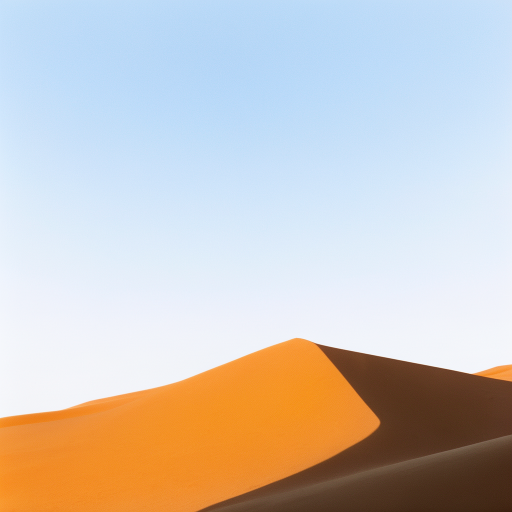
#> input picture output/batch_july27/individual/p1_bar.png, 1024 x 1024 px (shown at 1/2 size); its folder holds 4 pictures in this run
$ python generate.py
#> lines starting #> are read from the running program, lines starting #| are printed output that depends on the picture
#!/usr/bin/env python3
"""
Lammah - Guess the Picture Batch Generator
Generates individual puzzle images via ComfyUI and composes final boards.
"""

import json
import time
import uuid
import urllib.request
import urllib.parse
import os
import io
from PIL import Image, ImageDraw, ImageFont

COMFYUI_URL = "http://127.0.0.1:8188"
OUTPUT_DIR = os.path.dirname(os.path.abspath(__file__))
INDIVIDUAL_DIR = os.path.join(OUTPUT_DIR, "individual")
BOARDS_DIR = os.path.join(OUTPUT_DIR, "boards")

# ─── Puzzle Definitions ───────────────────────────────────────────────

PUZZLES = [
    {
        "id": 1,
        "answer": "برميل",
        "difficulty": "easy",
        "acceptedAnswers": ["برميل"],
        "puzzleType": "exact",
        "parts": [
            {
                "intendedArabicWord": "بر",
                "englishPrompt": "A vast Arabian desert landscape with golden sand dunes stretching to the horizon under bright blue sky, photorealistic, studio lighting, clean white background, single dominant subject, high clarity, no text, no watermark",
                "filename": "p1_bar",
            },
            {
                "intendedArabicWord": "ميل",
                "englishPrompt": "A traditional Arabic reed calligraphy pen (qalam) with a sharp pointed tip, lying on a clean white surface, photorealistic, bright studio lighting, clean white background, single dominant subject, high clarity, no text, no watermark",
                "filename": "p1_myl",
            },
        ],
    },
    {
        "id": 2,
        "answer": "سلسلة",
        "difficulty": "hard",
        "acceptedAnswers": ["سلسلة"],
        "puzzleType": "exact",
        "parts": [
            {
                "intendedArabicWord": "سل",
                "englishPrompt": "A human hand extended forward with palm up in a beckoning gesture as if inviting someone to come closer, photorealistic, bright studio lighting, clean white background, single dominant subject, high clarity, no text, no watermark",
                "filename": "p2_sil",
            },
            {
                "intendedArabicWord": "سلة",
                "englishPrompt": "A woven wicker basket with handle, empty, placed on a clean surface, photorealistic, bright studio lighting, clean white background, single dominant subject, high clarity, no text, no watermark",
                "filename": "p2_sila",
            },
        ],
    },
    {
        "id": 3,
        "answer": "حقيبة يد",
        "difficulty": "easy",
        "acceptedAnswers": ["حقيبة يد", "حقيبة اليد"],
        "puzzleType": "phrase",
        "parts": [
            {
                "intendedArabicWord": "حقيبة",
                "englishPrompt": "A stylish leather handbag purse on a clean surface, photorealistic, bright studio lighting, clean white background, single dominant subject, high clarity, no text, no watermark",
                "filename": "p3_haqiba",
            },
            {
                "intendedArabicWord": "يد",
                "englishPrompt": "A single human hand shown palm facing forward with fingers spread, photorealistic, bright studio lighting, clean white background, single dominant subject, high clarity, no text, no watermark",
                "filename": "p3_yad",
            },
        ],
    },
    {
        "id": 4,
        "answer": "نور عين",
        "difficulty": "easy",
        "acceptedAnswers": ["نور عين", "نور عيني"],
        "puzzleType": "phrase",
        "parts": [
            {
                "intendedArabicWord": "نور",
                "englishPrompt": "A bright glowing light source emitting warm golden rays of light against a dark background, photorealistic, dramatic lighting, clean composition, single dominant subject, high clarity, no text, no watermark",
                "filename": "p4_nur",
            },
            {
                "intendedArabicWord": "عين",
                "englishPrompt": "A close-up of a beautiful human eye with detailed iris and eyelashes, photorealistic, bright studio lighting, clean white background, single dominant subject, high clarity, no text, no watermark",
                "filename": "p4_ayn",
            },
        ],
    },
    {
        "id": 5,
        "answer": "بيت مال",
        "difficulty": "medium",
        "acceptedAnswers": ["بيت مال", "بيت المال"],
        "puzzleType": "phrase",
        "parts": [
            {
                "intendedArabicWord": "بيت",
                "englishPrompt": "A beautiful residential house with a pitched roof and windows, exterior view, photorealistic, bright daylight, clean white background, single dominant subject, high clarity, no text, no watermark",
                "filename": "p5_bayt",
            },
            {
                "intendedArabicWord": "مال",
                "englishPrompt": "A pile of shiny gold coins stacked neatly, photorealistic, bright studio lighting, clean white background, single dominant subject, high clarity, no text, no watermark",
                "filename": "p5_mal",
            },
        ],
    },
    {
        "id": 6,
        "answer": "عيد ميلاد سعيد",
        "difficulty": "medium",
        "acceptedAnswers": ["عيد ميلاد سعيد", "عيدميلادسعيد"],
        "puzzleType": "phrase",
        "parts": [
            {
                "intendedArabicWord": "عيد",
                "englishPrompt": "Festive celebration decorations with colorful balloons and streamers, photorealistic, bright studio lighting, clean white background, single dominant subject, high clarity, no text, no watermark",
                "filename": "p6_eid",
            },
            {
                "intendedArabicWord": "ميلاد",
                "englishPrompt": "A newborn baby wrapped in a soft white blanket, photorealistic, bright soft studio lighting, clean white background, single dominant subject, high clarity, no text, no watermark",
                "filename": "p6_milad",
            },
            {
                "intendedArabicWord": "سعيد",
                "englishPrompt": "A person with a big genuine happy smile on their face, photorealistic, bright studio lighting, clean white background, single dominant subject, high clarity, no text, no watermark",
                "filename": "p6_saeed",
            },
        ],
    },
    {
        "id": 7,
        "answer": "وجه قمر",
        "difficulty": "medium",
        "acceptedAnswers": ["وجه قمر", "وجه القمر"],
        "puzzleType": "phrase",
        "parts": [
            {
                "intendedArabicWord": "وجه",
                "englishPrompt": "A beautiful human face shown from the front with clear features, photorealistic, bright studio lighting, clean white background, single dominant subject, high clarity, no text, no watermark",
                "filename": "p7_wajh",
            },
            {
                "intendedArabicWord": "قمر",
                "englishPrompt": "A full bright moon glowing in a dark night sky, photorealistic, dramatic lighting, clean composition, single dominant subject, high clarity, no text, no watermark",
                "filename": "p7_qamar",
            },
        ],
    },
    {
        "id": 8,
        "answer": "فنجان قهوة",
        "difficulty": "easy",
        "acceptedAnswers": ["فنجان قهوة", "فنجان القهوة"],
        "puzzleType": "phrase",
        "parts": [
            {
                "intendedArabicWord": "فنجان",
                "englishPrompt": "An elegant ceramic coffee cup on a saucer, empty, photorealistic, bright studio lighting, clean white background, single dominant subject, high clarity, no text, no watermark",
                "filename": "p8_fenjan",
            },
            {
                "intendedArabicWord": "قهوة",
                "englishPrompt": "A cup filled with dark aromatic coffee with crema on top, steam rising, photorealistic, bright studio lighting, clean white background, single dominant subject, high clarity, no text, no watermark",
                "filename": "p8_qahwa",
            },
        ],
    },
    {
        "id": 9,
        "answer": "ساعة حائط",
        "difficulty": "medium",
        "acceptedAnswers": ["ساعة حائط", "ساعة الحائط"],
        "puzzleType": "phrase",
        "parts": [
            {
                "intendedArabicWord": "ساعة",
                "englishPrompt": "A round analog wall clock with clear numbers and hands showing time, photorealistic, bright studio lighting, clean white background, single dominant subject, high clarity, no text, no watermark",
                "filename": "p9_saa",
            },
            {
                "intendedArabicWord": "حائط",
                "englishPrompt": "A plain white interior wall with subtle texture, photorealistic, bright studio lighting, clean composition, single dominant subject, high clarity, no text, no watermark",
                "filename": "p9_hayt",
            },
        ],
    },
    {
        "id": 10,
        "answer": "قلم حبر",
        "difficulty": "medium",
        "acceptedAnswers": ["قلم حبر", "قلم الحبر"],
        "puzzleType": "phrase",
        "parts": [
            {
                "intendedArabicWord": "قلم",
                "englishPrompt": "A sleek fountain pen with gold nib, photorealistic, bright studio lighting, clean white background, single dominant subject, high clarity, no text, no watermark",
                "filename": "p10_qalam",
            },
            {
                "intendedArabicWord": "حبر",
                "englishPrompt": "A bottle of dark blue ink with the cap off, photorealistic, bright studio lighting, clean white background, single dominant subject, high clarity, no text, no watermark",
                "filename": "p10_hibr",
            },
        ],
    },
]


# ─── ComfyUI Workflow Builder ──────────────────────────────────────────

def build_workflow(prompt_text, seed, width=768, height=768, steps=8, cfg=1.0):
    """Build a ComfyUI API workflow for Flux image generation."""
    client_id = str(uuid.uuid4())

    workflow = {
        "3": {
            "class_type": "UNETLoader",
            "inputs": {
                "unet_name": "flux-2-klein-base-4b.safetensors",
                "weight_dtype": "default",
            },
        },
        "4": {
            "class_type": "CLIPLoader",
            "inputs": {
                "clip_name": "qwen_3_4b.safetensors",
                "type": "flux2",
            },
        },
        "5": {
            "class_type": "VAELoader",
            "inputs": {
                "vae_name": "flux2-vae.safetensors",
            },
        },
        "6": {
            "class_type": "CLIPTextEncode",
            "inputs": {
                "text": prompt_text,
                "clip": ["4", 0],
            },
        },
        "7": {
            "class_type": "EmptyLatentImage",
            "inputs": {
                "width": width,
                "height": height,
                "batch_size": 1,
            },
        },
        "8": {
            "class_type": "ModelSamplingFlux",
            "inputs": {
                "model": ["3", 0],
                "max_shift": 1.15,
                "base_shift": 0.5,
                "width": width,
                "height": height,
            },
        },
        "9": {
            "class_type": "KSampler",
            "inputs": {
                "model": ["8", 0],
                "seed": seed,
                "steps": steps,
                "cfg": cfg,
                "sampler_name": "euler",
                "scheduler": "simple",
                "denoise": 1.0,
                "latent_image": ["7", 0],
                "positive": ["6", 0],
                "negative": ["10", 0],
            },
        },
        "10": {
            "class_type": "CLIPTextEncode",
            "inputs": {
                "text": "blurry, low quality, distorted, ugly, deformed, text, watermark, logo",
                "clip": ["4", 0],
            },
        },
        "11": {
            "class_type": "VAEDecode",
            "inputs": {
                "samples": ["9", 0],
                "vae": ["5", 0],
            },
        },
        "12": {
            "class_type": "SaveImage",
            "inputs": {
                "images": ["11", 0],
                "filename_prefix": "lammah_gen",
            },
        },
    }

    return workflow, client_id


# ─── ComfyUI API ──────────────────────────────────────────────────────

def queue_prompt(workflow, client_id):
    """Submit a workflow to ComfyUI and return the prompt_id."""
    data = json.dumps({"prompt": workflow, "client_id": client_id}).encode("utf-8")
    req = urllib.request.Request(
        f"{COMFYUI_URL}/prompt",
        data=data,
        headers={"Content-Type": "application/json"},
    )
    resp = urllib.request.urlopen(req)
    result = json.loads(resp.read())
    return result.get("prompt_id")


def wait_for_completion(prompt_id, timeout=600):
    """Poll the ComfyUI history endpoint until the prompt completes."""
    start = time.time()
    while time.time() - start < timeout:
        try:
            resp = urllib.request.urlopen(f"{COMFYUI_URL}/history/{prompt_id}")
            history = json.loads(resp.read())
            if prompt_id in history:
                return history[prompt_id]
        except Exception:
            pass
        time.sleep(2)
    raise TimeoutError(f"Prompt {prompt_id} timed out after {timeout}s")


def download_image(filename, subfolder, save_path):
    """Download a generated image from ComfyUI."""
    params = urllib.parse.urlencode(
        {"filename": filename, "subfolder": subfolder, "type": "output"}
    )
    resp = urllib.request.urlopen(f"{COMFYUI_URL}/view?{params}")
    with open(save_path, "wb") as f:
        f.write(resp.read())


# ─── Image Generation ─────────────────────────────────────────────────

def generate_image(prompt_text, save_path, seed=None):
    """Generate a single image via ComfyUI and save it."""
    if seed is None:
        seed = int.from_bytes(os.urandom(4), "big")

    workflow, client_id = build_workflow(prompt_text, seed)
    prompt_id = queue_prompt(workflow, client_id)

    if not prompt_id:
        raise RuntimeError(f"Failed to queue prompt")

    print(f"  Queued prompt {prompt_id[:8]}..., waiting...")
    result = wait_for_completion(prompt_id)

    outputs = result.get("outputs", {})
    for node_id, node_output in outputs.items():
        if "images" in node_output:
            for img_info in node_output["images"]:
                download_image(
                    img_info["filename"],
                    img_info.get("subfolder", ""),
                    save_path,
                )
                print(f"  Saved: {save_path}")
                return save_path

    raise RuntimeError(f"No image output found for prompt {prompt_id}")


# ─── Board Composition ────────────────────────────────────────────────

def compose_board(puzzle, output_path):
    """Compose a final puzzle board PNG from individual images."""
    CANVAS_W = 1600
    CANVAS_H = 900
    CARD_PADDING = 40
    PLUS_FONT_SIZE = 80

    num_parts = len(puzzle["parts"])
    if num_parts == 2:
        num_cards = 2
        num_plus = 1
    elif num_parts == 3:
        num_cards = 3
        num_plus = 2
    else:
        raise ValueError(f"Unsupported part count: {num_parts}")

    # Calculate card dimensions
    total_plus_width = num_plus * 120  # space for plus signs
    total_padding = (num_cards + 1) * CARD_PADDING
    card_w = (CANVAS_W - total_plus_width - total_padding) // num_cards
    card_h = CANVAS_H - 2 * CARD_PADDING

    # Create canvas
    canvas = Image.new("RGB", (CANVAS_W, CANVAS_H), (255, 255, 255))
    draw = ImageDraw.Draw(canvas)

    # Try to load a font for plus signs
    try:
        font = ImageFont.truetype("/System/Library/Fonts/Helvetica.ttc", PLUS_FONT_SIZE)
    except Exception:
        try:
            font = ImageFont.truetype("/System/Library/Fonts/SFNSMono.ttf", PLUS_FONT_SIZE)
        except Exception:
            font = ImageFont.load_default()

    x = CARD_PADDING

    for i, part in enumerate(puzzle["parts"]):
        img_path = os.path.join(INDIVIDUAL_DIR, f"{part['filename']}.png")
        if not os.path.exists(img_path):
            print(f"  WARNING: Missing image {img_path}")
            x += card_w
            continue

        card = Image.new("RGB", (card_w, card_h), (248, 248, 248))
        card_draw = ImageDraw.Draw(card)

        # Draw subtle border
        card_draw.rectangle(
            [0, 0, card_w - 1, card_h - 1], outline=(220, 220, 220), width=2
        )

        # Load and resize the image to fit within the card
        img = Image.open(img_path).convert("RGB")

        # Calculate "contain" sizing
        img_ratio = img.width / img.height
        card_inner_w = card_w - 2 * 30  # internal padding
        card_inner_h = card_h - 2 * 30

        if img_ratio > (card_inner_w / card_inner_h):
            new_w = card_inner_w
            new_h = int(new_w / img_ratio)
        else:
            new_h = card_inner_h
            new_w = int(new_h * img_ratio)

        img_resized = img.resize((new_w, new_h), Image.LANCZOS)

        # Center the image in the card
        img_x = (card_w - new_w) // 2
        img_y = (card_h - new_h) // 2
        card.paste(img_resized, (img_x, img_y))

        # Paste card onto canvas
        canvas.paste(card, (x, CARD_PADDING))
        x += card_w

        # Draw plus sign between cards
        if i < num_parts - 1:
            plus_x = x + 10
            plus_y = CANVAS_H // 2 - PLUS_FONT_SIZE // 2
            bbox = draw.textbbox((0, 0), "+", font=font)
            tw = bbox[2] - bbox[0]
            th = bbox[3] - bbox[1]
            draw.text(
                (plus_x + 25, CANVAS_H // 2 - th // 2 - 10),
                "+",
                fill=(100, 100, 100),
                font=font,
            )
            x += 120

    canvas.save(output_path, "PNG")
    print(f"  Board saved: {output_path}")
    return output_path


# ─── Main ─────────────────────────────────────────────────────────────

def main():
    print("=" * 60)
    print("  LAMMAH - Guess the Picture Batch Generator")
    print("=" * 60)

    results = []

    for puzzle in PUZZLES:
        pid = puzzle["id"]
        print(f"\n{'─' * 50}")
        print(f"  Puzzle {pid}: {puzzle['answer']} ({puzzle['difficulty']})")
        print(f"{'─' * 50}")

        # Step 1: Generate individual images
        for part in puzzle["parts"]:
            save_path = os.path.join(INDIVIDUAL_DIR, f"{part['filename']}.png")
            if os.path.exists(save_path):
                print(f"  Skipping (exists): {part['filename']}.png")
                continue
            print(f"  Generating: {part['intendedArabicWord']}...")
            try:
                generate_image(part["englishPrompt"], save_path)
            except Exception as e:
                print(f"  ERROR generating {part['filename']}: {e}")
                raise

        # Step 2: Compose board
        board_path = os.path.join(BOARDS_DIR, f"board_p{pid}.png")
        print(f"  Composing board...")
        compose_board(puzzle, board_path)
#> in compose_board, `canvas = Image.new("RGB", (CANVAS_W, CANVAS_H), (255, 255, 255))`: canvas: PIL image 1600x900 RGB; every value is 255
#> in compose_board, `card = Image.new("RGB", (card_w, card_h), (248, 248, 248))`: card: PIL image 680x820 RGB; every value is 248
#> in compose_board, img is the input picture: PIL image 1024x1024 RGB; mean R, G, B 204.4, 198, 192.7
#> in compose_board, `img_resized = img.resize((new_w, new_h), Image.LANCZOS)`:
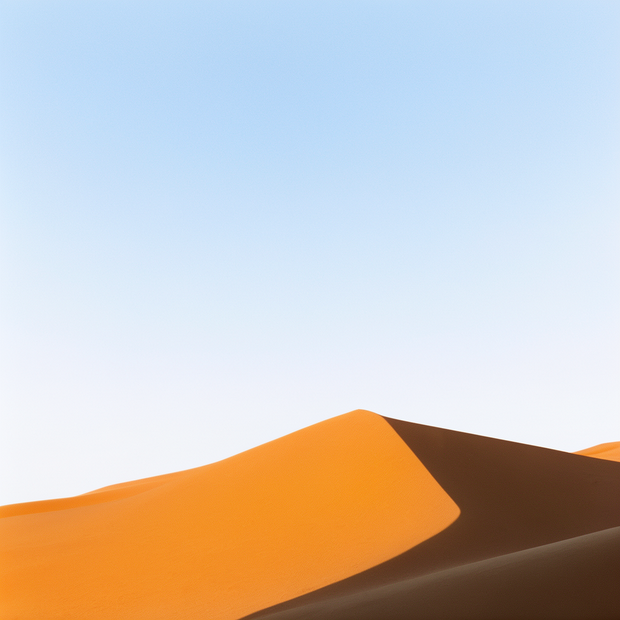
#> img_resized: PIL image 620x620 RGB; mean R, G, B 204.4, 198, 192.7
#> in compose_board, `card.paste(img_resized, (img_x, img_y))`:
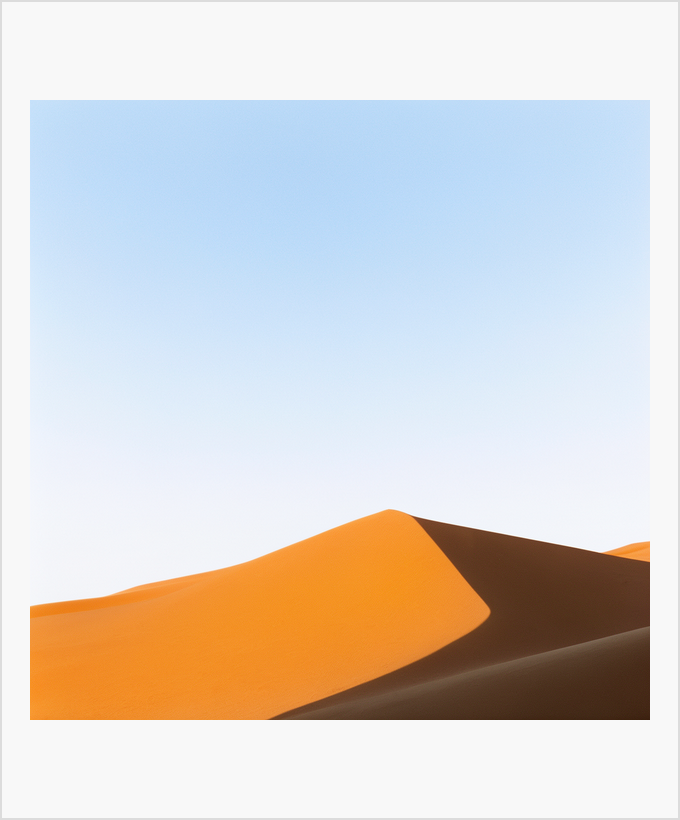
#> card: PIL image 680x820 RGB; mean R, G, B 217.7, 213.2, 209.6
#> in compose_board, `canvas.paste(card, (x, CARD_PADDING))`:
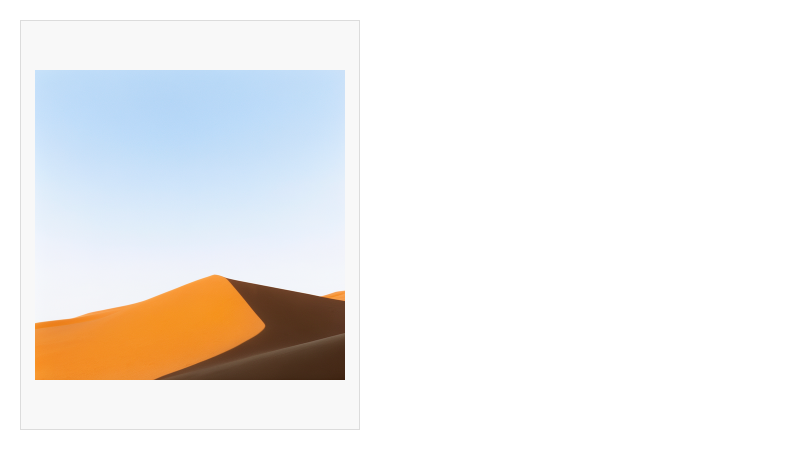
#> canvas: PIL image 1600x900 RGB (shown at 1/2 size); mean R, G, B 240.5, 238.8, 237.4
#> in compose_board, `bbox = draw.textbbox((0, 0), "+", font=font)`: bbox = (0, 25, 67, 75)
#> in compose_board, `tw = bbox[2] - bbox[0]`: tw = 67
#> in compose_board, `th = bbox[3] - bbox[1]`: th = 50
#> in compose_board, `canvas.save(output_path, "PNG")`:
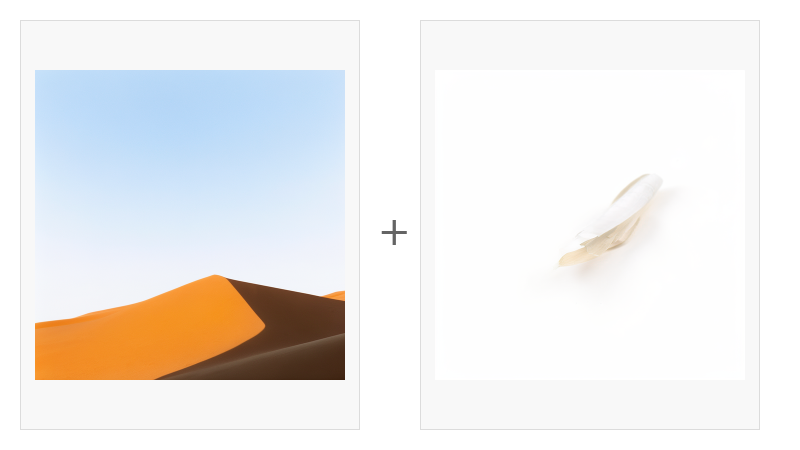
#> saved as board_p1.png: PIL image 1600x900 RGB (shown at 1/2 size); mean R, G, B 239, 237.1, 235.6

        results.append(
            {
                "answer": puzzle["answer"],
                "difficulty": puzzle["difficulty"],
                "acceptedAnswers": puzzle["acceptedAnswers"],
                "combinedPuzzleAsset": board_path,
            }
        )

    # Save metadata
    meta_path = os.path.join(OUTPUT_DIR, "puzzles_metadata.json")
    with open(meta_path, "w", encoding="utf-8") as f:
        json.dump(results, f, ensure_ascii=False, indent=2)

    print(f"\n{'=' * 60}")
    print(f"  DONE! Generated {len(results)} puzzles.")
    print(f"  Metadata: {meta_path}")
    print(f"{'=' * 60}")

    return results


if __name__ == "__main__":
#> (the run stopped early here; a loop or call above may not have finished)
